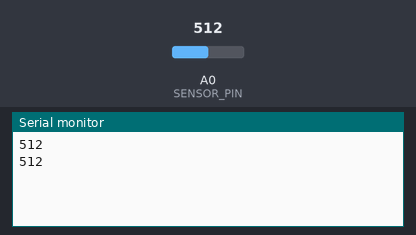
The sketch below on a simulated Arduino Uno, built with avr-gcc and run on an emulated ATmega328P. Shown: the last lines printed to the serial monitor. The inputs (shaded band) are chosen by the test bench; at power-on: A0 (SENSOR_PIN) = 512.

Above: at 1.8 s.
1.9 s: A0 (SENSOR_PIN) set to 716
At 2.8 s:
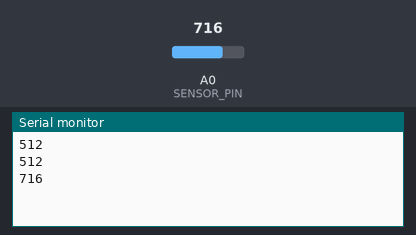
3.4 s: A0 (SENSOR_PIN) set to 900
At 4.7 s:
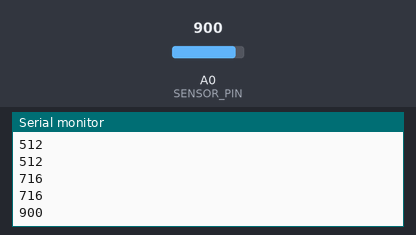
Timing chart, 0 to 6.4 s (numbered marks = the images above; inputs shaded):
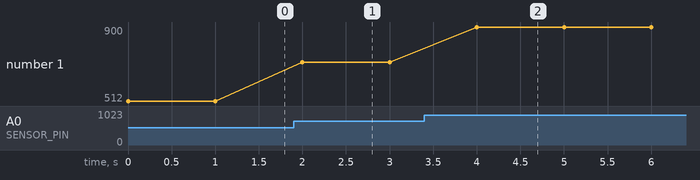

Measured:
- after the input at 1.9 s, the serial monitor: prints a new line after 0.10 s (image 1)
- after the input at 3.4 s, the serial monitor: prints a new line after 0.60 s (image 2)
- plotted number 1: 512 → 716 after the input at 1.9 s, 716 → 900 after the input at 3.4 s

The sketch:

Heartbeat.ino
```cpp
const int SENSOR_PIN = 14;
int sensorValue;

void setup() {
  Serial.begin(9600);
  pinMode(SENSOR_PIN, INPUT);
}

void loop() {
  sensorValue = analogRead(SENSOR_PIN);
  Serial.println(sensorValue);
  delay(1000);
}
```
